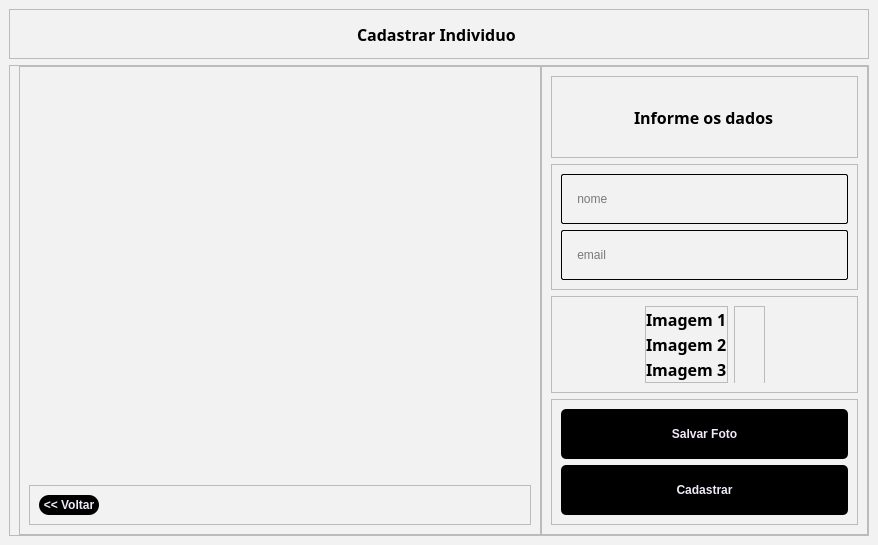
<?xml version="1.0" encoding="UTF-8"?>
<ui version="4.0">
 <class>MainWindow</class>
 <widget class="QMainWindow" name="MainWindow">
  <property name="geometry">
   <rect>
    <x>0</x>
    <y>0</y>
    <width>878</width>
    <height>545</height>
   </rect>
  </property>
  <property name="windowTitle">
   <string>MainWindow</string>
  </property>
  <property name="styleSheet">
   <string notr="true">background-color: rgb(242, 242, 242)</string>
  </property>
  <widget class="QWidget" name="centralwidget">
   <layout class="QVBoxLayout" name="verticalLayout_2">
    <item>
     <widget class="QFrame" name="frame_8">
      <property name="minimumSize">
       <size>
        <width>0</width>
        <height>50</height>
       </size>
      </property>
      <property name="frameShape">
       <enum>QFrame::StyledPanel</enum>
      </property>
      <property name="frameShadow">
       <enum>QFrame::Raised</enum>
      </property>
      <layout class="QHBoxLayout" name="horizontalLayout_5">
       <item>
        <spacer name="horizontalSpacer_7">
         <property name="orientation">
          <enum>Qt::Horizontal</enum>
         </property>
         <property name="sizeHint" stdset="0">
          <size>
           <width>349</width>
           <height>20</height>
          </size>
         </property>
        </spacer>
       </item>
       <item>
        <widget class="QLabel" name="label_5">
         <property name="minimumSize">
          <size>
           <width>165</width>
           <height>0</height>
          </size>
         </property>
         <property name="maximumSize">
          <size>
           <width>108</width>
           <height>16777215</height>
          </size>
         </property>
         <property name="font">
          <font>
           <family>Noto Sans Georgian</family>
           <pointsize>12</pointsize>
           <weight>75</weight>
           <bold>true</bold>
          </font>
         </property>
         <property name="styleSheet">
          <string notr="true">QLabel{
text-align: center;
}</string>
         </property>
         <property name="text">
          <string>Cadastrar Individuo</string>
         </property>
        </widget>
       </item>
       <item>
        <spacer name="horizontalSpacer_8">
         <property name="orientation">
          <enum>Qt::Horizontal</enum>
         </property>
         <property name="sizeHint" stdset="0">
          <size>
           <width>348</width>
           <height>20</height>
          </size>
         </property>
        </spacer>
       </item>
      </layout>
     </widget>
    </item>
    <item>
     <widget class="QFrame" name="frame_7">
      <property name="frameShape">
       <enum>QFrame::StyledPanel</enum>
      </property>
      <property name="frameShadow">
       <enum>QFrame::Raised</enum>
      </property>
      <layout class="QHBoxLayout" name="horizontalLayout">
       <property name="spacing">
        <number>0</number>
       </property>
       <property name="topMargin">
        <number>0</number>
       </property>
       <property name="rightMargin">
        <number>0</number>
       </property>
       <property name="bottomMargin">
        <number>0</number>
       </property>
       <item>
        <widget class="QFrame" name="frame_2">
         <property name="frameShape">
          <enum>QFrame::StyledPanel</enum>
         </property>
         <property name="frameShadow">
          <enum>QFrame::Raised</enum>
         </property>
         <layout class="QVBoxLayout" name="verticalLayout_3">
          <item>
           <spacer name="verticalSpacer">
            <property name="orientation">
             <enum>Qt::Vertical</enum>
            </property>
            <property name="sizeHint" stdset="0">
             <size>
              <width>20</width>
              <height>40</height>
             </size>
            </property>
           </spacer>
          </item>
          <item>
           <widget class="QLabel" name="label">
            <property name="minimumSize">
             <size>
              <width>502</width>
              <height>300</height>
             </size>
            </property>
            <property name="text">
             <string/>
            </property>
            <property name="pixmap">
             <pixmap>../imagens/Frame 1.png</pixmap>
            </property>
           </widget>
          </item>
          <item>
           <spacer name="verticalSpacer_4">
            <property name="orientation">
             <enum>Qt::Vertical</enum>
            </property>
            <property name="sizeHint" stdset="0">
             <size>
              <width>20</width>
              <height>40</height>
             </size>
            </property>
           </spacer>
          </item>
          <item>
           <widget class="QFrame" name="frame_5">
            <property name="minimumSize">
             <size>
              <width>0</width>
              <height>30</height>
             </size>
            </property>
            <property name="frameShape">
             <enum>QFrame::StyledPanel</enum>
            </property>
            <property name="frameShadow">
             <enum>QFrame::Raised</enum>
            </property>
            <layout class="QHBoxLayout" name="horizontalLayout_3">
             <item>
              <widget class="QPushButton" name="login_pushButton_logar_4">
               <property name="minimumSize">
                <size>
                 <width>60</width>
                 <height>20</height>
                </size>
               </property>
               <property name="maximumSize">
                <size>
                 <width>60</width>
                 <height>20</height>
                </size>
               </property>
               <property name="font">
                <font>
                 <weight>75</weight>
                 <bold>true</bold>
                </font>
               </property>
               <property name="cursor">
                <cursorShape>PointingHandCursor</cursorShape>
               </property>
               <property name="styleSheet">
                <string notr="true">QPushButton{
	border-radius: 10px;
	border-image: url(:/Close_Image/cil-x.png);
	background-position: center;
		
	color: rgb(240, 233, 249);
	background-color: rgb(0, 0, 0);
	
}
QPushButton:hover{
	
	
	background-color: rgb(42, 42, 42);
	color: rgb(240, 233, 249);
}
QPushButton:pressed{
	background-color: rgb(35, 35, 35);
	color: rgb(200, 200, 200);
}

</string>
               </property>
               <property name="text">
                <string>&lt;&lt; Voltar</string>
               </property>
              </widget>
             </item>
             <item>
              <spacer name="horizontalSpacer_3">
               <property name="orientation">
                <enum>Qt::Horizontal</enum>
               </property>
               <property name="sizeHint" stdset="0">
                <size>
                 <width>40</width>
                 <height>20</height>
                </size>
               </property>
              </spacer>
             </item>
            </layout>
           </widget>
          </item>
         </layout>
        </widget>
       </item>
       <item>
        <widget class="QFrame" name="frame">
         <property name="minimumSize">
          <size>
           <width>300</width>
           <height>0</height>
          </size>
         </property>
         <property name="frameShape">
          <enum>QFrame::StyledPanel</enum>
         </property>
         <property name="frameShadow">
          <enum>QFrame::Raised</enum>
         </property>
         <layout class="QVBoxLayout" name="verticalLayout">
          <item>
           <widget class="QFrame" name="frame_3">
            <property name="frameShape">
             <enum>QFrame::StyledPanel</enum>
            </property>
            <property name="frameShadow">
             <enum>QFrame::Raised</enum>
            </property>
            <layout class="QHBoxLayout" name="horizontalLayout_2">
             <item>
              <spacer name="horizontalSpacer">
               <property name="orientation">
                <enum>Qt::Horizontal</enum>
               </property>
               <property name="sizeHint" stdset="0">
                <size>
                 <width>40</width>
                 <height>20</height>
                </size>
               </property>
              </spacer>
             </item>
             <item>
              <widget class="QLabel" name="label_3">
               <property name="minimumSize">
                <size>
                 <width>142</width>
                 <height>0</height>
                </size>
               </property>
               <property name="maximumSize">
                <size>
                 <width>100</width>
                 <height>16777215</height>
                </size>
               </property>
               <property name="font">
                <font>
                 <family>Noto Sans Georgian</family>
                 <pointsize>12</pointsize>
                 <weight>75</weight>
                 <bold>true</bold>
                </font>
               </property>
               <property name="styleSheet">
                <string notr="true">QLabel{
text-align: center;
}</string>
               </property>
               <property name="text">
                <string>Informe os dados</string>
               </property>
              </widget>
             </item>
             <item>
              <spacer name="horizontalSpacer_2">
               <property name="orientation">
                <enum>Qt::Horizontal</enum>
               </property>
               <property name="sizeHint" stdset="0">
                <size>
                 <width>40</width>
                 <height>20</height>
                </size>
               </property>
              </spacer>
             </item>
            </layout>
           </widget>
          </item>
          <item>
           <widget class="QFrame" name="frame_10">
            <property name="minimumSize">
             <size>
              <width>0</width>
              <height>98</height>
             </size>
            </property>
            <property name="frameShape">
             <enum>QFrame::StyledPanel</enum>
            </property>
            <property name="frameShadow">
             <enum>QFrame::Raised</enum>
            </property>
            <layout class="QVBoxLayout" name="verticalLayout_4">
             <item>
              <widget class="QLineEdit" name="login_lineEdit_cpf_2">
               <property name="minimumSize">
                <size>
                 <width>0</width>
                 <height>50</height>
                </size>
               </property>
               <property name="maximumSize">
                <size>
                 <width>16777215</width>
                 <height>16777215</height>
                </size>
               </property>
               <property name="styleSheet">
                <string notr="true">border-width: 1px;
border-color: black;
border-style: solid;
display: inline-block;
border-radius: 2px;</string>
               </property>
               <property name="inputMask">
                <string/>
               </property>
               <property name="text">
                <string/>
               </property>
               <property name="placeholderText">
                <string>    nome</string>
               </property>
              </widget>
             </item>
             <item>
              <widget class="QLineEdit" name="login_lineEdit_cpf">
               <property name="minimumSize">
                <size>
                 <width>0</width>
                 <height>50</height>
                </size>
               </property>
               <property name="maximumSize">
                <size>
                 <width>16777215</width>
                 <height>16777215</height>
                </size>
               </property>
               <property name="styleSheet">
                <string notr="true">border-width: 1px;
border-color: black;
border-style: solid;
display: inline-block;
border-radius: 2px;</string>
               </property>
               <property name="inputMask">
                <string/>
               </property>
               <property name="text">
                <string/>
               </property>
               <property name="placeholderText">
                <string>    email</string>
               </property>
              </widget>
             </item>
            </layout>
           </widget>
          </item>
          <item>
           <widget class="QFrame" name="frame_4">
            <property name="maximumSize">
             <size>
              <width>16777215</width>
              <height>97</height>
             </size>
            </property>
            <property name="frameShape">
             <enum>QFrame::StyledPanel</enum>
            </property>
            <property name="frameShadow">
             <enum>QFrame::Raised</enum>
            </property>
            <layout class="QHBoxLayout" name="horizontalLayout_4">
             <item>
              <spacer name="horizontalSpacer_4">
               <property name="orientation">
                <enum>Qt::Horizontal</enum>
               </property>
               <property name="sizeHint" stdset="0">
                <size>
                 <width>40</width>
                 <height>20</height>
                </size>
               </property>
              </spacer>
             </item>
             <item>
              <widget class="QFrame" name="frame_9">
               <property name="frameShape">
                <enum>QFrame::StyledPanel</enum>
               </property>
               <property name="frameShadow">
                <enum>QFrame::Raised</enum>
               </property>
               <layout class="QVBoxLayout" name="verticalLayout_6">
                <property name="spacing">
                 <number>0</number>
                </property>
                <property name="leftMargin">
                 <number>0</number>
                </property>
                <property name="topMargin">
                 <number>0</number>
                </property>
                <property name="rightMargin">
                 <number>0</number>
                </property>
                <property name="bottomMargin">
                 <number>0</number>
                </property>
                <item>
                 <widget class="QLabel" name="label_4">
                  <property name="minimumSize">
                   <size>
                    <width>0</width>
                    <height>0</height>
                   </size>
                  </property>
                  <property name="maximumSize">
                   <size>
                    <width>100</width>
                    <height>16777215</height>
                   </size>
                  </property>
                  <property name="font">
                   <font>
                    <family>Noto Sans Georgian</family>
                    <pointsize>12</pointsize>
                    <weight>75</weight>
                    <bold>true</bold>
                   </font>
                  </property>
                  <property name="styleSheet">
                   <string notr="true">QLabel{
text-align: center;
}</string>
                  </property>
                  <property name="text">
                   <string>Imagem 1</string>
                  </property>
                 </widget>
                </item>
                <item>
                 <widget class="QLabel" name="label_6">
                  <property name="minimumSize">
                   <size>
                    <width>0</width>
                    <height>0</height>
                   </size>
                  </property>
                  <property name="maximumSize">
                   <size>
                    <width>100</width>
                    <height>16777215</height>
                   </size>
                  </property>
                  <property name="font">
                   <font>
                    <family>Noto Sans Georgian</family>
                    <pointsize>12</pointsize>
                    <weight>75</weight>
                    <bold>true</bold>
                   </font>
                  </property>
                  <property name="styleSheet">
                   <string notr="true">QLabel{
text-align: center;
}</string>
                  </property>
                  <property name="text">
                   <string>Imagem 2</string>
                  </property>
                 </widget>
                </item>
                <item>
                 <widget class="QLabel" name="label_7">
                  <property name="minimumSize">
                   <size>
                    <width>0</width>
                    <height>0</height>
                   </size>
                  </property>
                  <property name="maximumSize">
                   <size>
                    <width>100</width>
                    <height>16777215</height>
                   </size>
                  </property>
                  <property name="font">
                   <font>
                    <family>Noto Sans Georgian</family>
                    <pointsize>12</pointsize>
                    <weight>75</weight>
                    <bold>true</bold>
                   </font>
                  </property>
                  <property name="styleSheet">
                   <string notr="true">QLabel{
text-align: center;
}</string>
                  </property>
                  <property name="text">
                   <string>Imagem 3</string>
                  </property>
                 </widget>
                </item>
               </layout>
              </widget>
             </item>
             <item>
              <widget class="QFrame" name="frame_11">
               <property name="maximumSize">
                <size>
                 <width>70</width>
                 <height>16777215</height>
                </size>
               </property>
               <property name="frameShape">
                <enum>QFrame::StyledPanel</enum>
               </property>
               <property name="frameShadow">
                <enum>QFrame::Raised</enum>
               </property>
               <layout class="QVBoxLayout" name="verticalLayout_5">
                <property name="spacing">
                 <number>0</number>
                </property>
                <property name="leftMargin">
                 <number>0</number>
                </property>
                <property name="topMargin">
                 <number>0</number>
                </property>
                <property name="rightMargin">
                 <number>0</number>
                </property>
                <property name="bottomMargin">
                 <number>0</number>
                </property>
                <item>
                 <widget class="QLabel" name="label_9">
                  <property name="minimumSize">
                   <size>
                    <width>29</width>
                    <height>29</height>
                   </size>
                  </property>
                  <property name="maximumSize">
                   <size>
                    <width>29</width>
                    <height>29</height>
                   </size>
                  </property>
                  <property name="text">
                   <string/>
                  </property>
                  <property name="pixmap">
                   <pixmap>../imagens/Group 144.png</pixmap>
                  </property>
                 </widget>
                </item>
                <item>
                 <widget class="QLabel" name="label_8">
                  <property name="minimumSize">
                   <size>
                    <width>29</width>
                    <height>29</height>
                   </size>
                  </property>
                  <property name="maximumSize">
                   <size>
                    <width>29</width>
                    <height>29</height>
                   </size>
                  </property>
                  <property name="text">
                   <string/>
                  </property>
                  <property name="pixmap">
                   <pixmap>../imagens/Group 144.png</pixmap>
                  </property>
                 </widget>
                </item>
                <item>
                 <widget class="QLabel" name="label_2">
                  <property name="sizePolicy">
                   <sizepolicy hsizetype="Preferred" vsizetype="Preferred">
                    <horstretch>29</horstretch>
                    <verstretch>29</verstretch>
                   </sizepolicy>
                  </property>
                  <property name="minimumSize">
                   <size>
                    <width>29</width>
                    <height>29</height>
                   </size>
                  </property>
                  <property name="maximumSize">
                   <size>
                    <width>29</width>
                    <height>29</height>
                   </size>
                  </property>
                  <property name="text">
                   <string/>
                  </property>
                  <property name="pixmap">
                   <pixmap>../imagens/Group 144.png</pixmap>
                  </property>
                 </widget>
                </item>
               </layout>
              </widget>
             </item>
             <item>
              <spacer name="horizontalSpacer_5">
               <property name="orientation">
                <enum>Qt::Horizontal</enum>
               </property>
               <property name="sizeHint" stdset="0">
                <size>
                 <width>40</width>
                 <height>20</height>
                </size>
               </property>
              </spacer>
             </item>
            </layout>
           </widget>
          </item>
          <item>
           <widget class="QFrame" name="frame_6">
            <property name="frameShape">
             <enum>QFrame::StyledPanel</enum>
            </property>
            <property name="frameShadow">
             <enum>QFrame::Raised</enum>
            </property>
            <layout class="QVBoxLayout" name="verticalLayout_7">
             <item>
              <widget class="QPushButton" name="login_pushButton_logar">
               <property name="minimumSize">
                <size>
                 <width>0</width>
                 <height>50</height>
                </size>
               </property>
               <property name="maximumSize">
                <size>
                 <width>16777215</width>
                 <height>16777215</height>
                </size>
               </property>
               <property name="font">
                <font>
                 <weight>75</weight>
                 <bold>true</bold>
                </font>
               </property>
               <property name="cursor">
                <cursorShape>PointingHandCursor</cursorShape>
               </property>
               <property name="styleSheet">
                <string notr="true">QPushButton{
	border-radius: 5px;
	border-image: url(:/Close_Image/cil-x.png);
	background-position: center;
		
	color: rgb(240, 233, 249);
	background-color: rgb(0, 0, 0);
	
}
QPushButton:hover{
	
	
	background-color: rgb(42, 42, 42);
	color: rgb(240, 233, 249);
}
QPushButton:pressed{
	background-color: rgb(35, 35, 35);
	color: rgb(200, 200, 200);
}

</string>
               </property>
               <property name="text">
                <string>Salvar Foto</string>
               </property>
              </widget>
             </item>
             <item>
              <widget class="QPushButton" name="login_pushButton_logar_2">
               <property name="minimumSize">
                <size>
                 <width>0</width>
                 <height>50</height>
                </size>
               </property>
               <property name="maximumSize">
                <size>
                 <width>16777215</width>
                 <height>16777215</height>
                </size>
               </property>
               <property name="font">
                <font>
                 <weight>75</weight>
                 <bold>true</bold>
                </font>
               </property>
               <property name="cursor">
                <cursorShape>PointingHandCursor</cursorShape>
               </property>
               <property name="styleSheet">
                <string notr="true">QPushButton{
	border-radius: 5px;
	border-image: url(:/Close_Image/cil-x.png);
	background-position: center;
		
	color: rgb(240, 233, 249);
	background-color: rgb(0, 0, 0);
	
}
QPushButton:hover{
	
	
	background-color: rgb(42, 42, 42);
	color: rgb(240, 233, 249);
}
QPushButton:pressed{
	background-color: rgb(35, 35, 35);
	color: rgb(200, 200, 200);
}

</string>
               </property>
               <property name="text">
                <string>Cadastrar</string>
               </property>
              </widget>
             </item>
            </layout>
           </widget>
          </item>
         </layout>
        </widget>
       </item>
      </layout>
     </widget>
    </item>
   </layout>
  </widget>
 </widget>
 <resources/>
 <connections/>
</ui>
